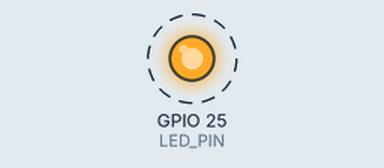
The sketch below on a simulated ESP32. Shown: output pins drawn as LEDs (lit = HIGH). Dashed ring = blinking. What the sketch prints to the serial monitor is not drawn.

Above: at 1.5 s.
Timing chart, 0 to 5.6 s (numbered marks = the images above):
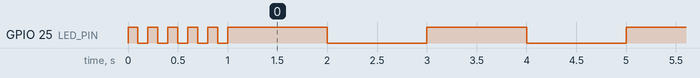

Measured:
- by itself, GPIO 25 (LED_PIN): goes 4 × (LOW 0.10 s, HIGH 0.10 s), LOW 0.10 s, 64 × (HIGH 1.0 s, LOW 1.0 s), then HIGH

The sketch:

RPIPICO_TEST.ino
```cpp
/**
 * SWARM RP2040 Pico - Test Firmware
 * Golden sketch for Phase 1 PCP GitHub build offload
 *
 * Target: Raspberry Pi Pico (RP2040)
 * Core: rp2040:rp2040@6.0.0
 * FQBN: rp2040:rp2040:rpipico
 *
 * Minimal test sketch to verify PCP build pipeline
 * Builds successfully and demonstrates compilation for ARM RP2040 architecture
 */

#include <Wire.h>

const int LED_PIN = 25; // Built-in LED on Pico

void setup() {
  Serial.begin(115200);

  pinMode(LED_PIN, OUTPUT);

  Serial.println(F("\nSWARM RP2040 Pico Build Test"));
  Serial.println(F("============================="));

  // Blink pattern
  for(int i = 0; i < 5; i++) {
    digitalWrite(LED_PIN, HIGH);
    delay(100);
    digitalWrite(LED_PIN, LOW);
    delay(100);
  }

  Serial.println(F("Setup complete. Ready for commands."));
}

void loop() {
  digitalWrite(LED_PIN, HIGH);
  delay(1000);

  Serial.print(F("Pico Heartbeat: "));
  Serial.println(millis());

  digitalWrite(LED_PIN, LOW);
  delay(1000);
}
```
